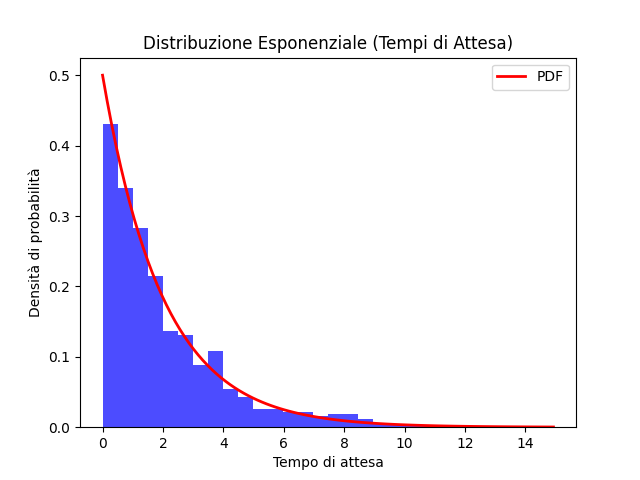

Recreate this plot in Python.
import numpy as np
import matplotlib.pyplot as plt

# Parametro della distribuzione esponenziale (tasso di decadimento)
tasso_decadimento = 0.5  # Un valore a caso per l'esempio

# Genera 1000 campioni dalla distribuzione esponenziale
num_campioni = 1000
tempi_attesa = np.random.exponential(scale=1/tasso_decadimento, size=num_campioni)

# Plot dell'istogramma dei tempi di attesa
plt.hist(tempi_attesa, bins=30, density=True, alpha=0.7, color='b')

# Calcola la funzione di densità di probabilità della distribuzione esponenziale
x = np.linspace(0, max(tempi_attesa), 100)
pdf = tasso_decadimento * np.exp(-tasso_decadimento * x)
plt.plot(x, pdf, 'r-', lw=2, label='PDF')

plt.xlabel('Tempo di attesa')
plt.ylabel('Densità di probabilità')
plt.title('Distribuzione Esponenziale (Tempi di Attesa)')
plt.legend()
plt.show()
